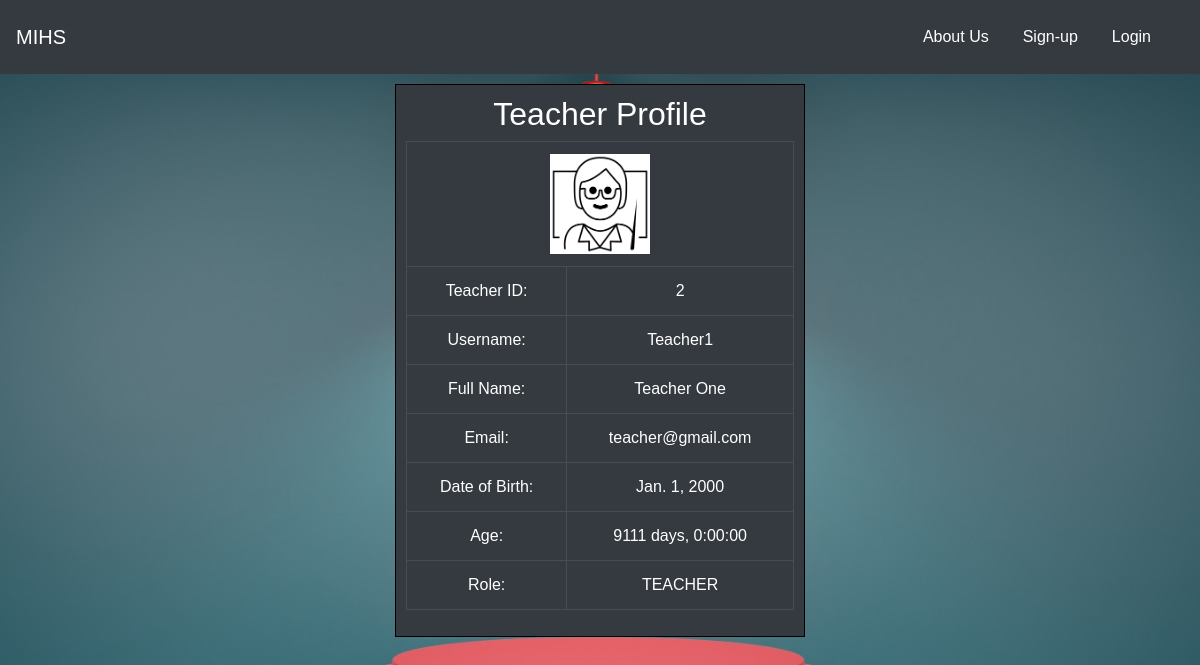
Page /users/teacherprofile/60/ on the committed database.
### users/models.py (models this page shows, shortened)
class TeacherProfile(models.Model):
    user = models.OneToOneField(User, on_delete=models.CASCADE)
    teacher_id = models.IntegerField(default=1)
    teacher_image = models.ImageField(default='teach_default.jpg', upload_to='teacher_pictures')

class User(AbstractUser):
    class Role(models.TextChoices):
        ADMIN = "ADMIN", "Admin"
        STUDENT = "STUDENT", "Student"
        TEACHER = "TEACHER", "Teacher"
    base_role = Role.ADMIN
    role = models.CharField(max_length=50, choices=Role.choices)
    dob = models.DateField(("Date of Birth"), default=date.today)
    admin_image = models.ImageField(default='admin_default.jpg', upload_to='admin_pictures')
    @property
    def age(self):
        today = date.today()
        age =(today - self.dob)
        return age

### users/views.py (the view)
# urls.py: path('teacherprofile/<int:pid>/', userviews.TeacherProfileView, name = 'teacherprofile'),
def TeacherProfileView(request, pid):
    teacheruser = Teacher.teacher.get(id=pid)
    teacherprof = TeacherProfile.objects.get(user=pid)
    context ={
        'teacheruser':teacheruser,
        'teacherprof':teacherprof
        }
    return render(request, 'users/teacherprofile.html', context)

### users/models.py (called while the page is built)
    def get_queryset(self, *args, **kwargs):
        results = super().get_queryset(*args, **kwargs)
        return results.filter(role=User.Role.TEACHER)

### users/templates/users/teacherprofile.html
{% extends "schoolapp/base.html" %}
{% block body %}
<div class="row">
    <div class="col-sm-4 mx-auto text-center bg-dark text-white" id="prof" style="border: 1px solid black; padding: 10px; margin: 10px;">
        <h2>Teacher Profile</h2>
        <table class="table table-hover table-bordered table-dark">
            <tr>
                <td colspan="2">
                    <img src="{{ teacherprof.teacher_image.url }}" class="mx-auto d-block" height="100px" width="100px" alt="Teacher Image">
                </td>
            </tr>
            <tr>
                <td>Teacher ID:</td>
                <td>{{ teacherprof.id }}</td>
            </tr>
            <tr>
                <td>Username:</td>
                <td>{{ teacheruser.username }}</td>
            </tr>
            <tr>
                <td>Full Name:</td>
                <td>{{ teacheruser.first_name }} {{ teacheruser.last_name }}</td>
            </tr>
            <tr>
                <td>Email:</td>
                <td>{{ teacheruser.email }}</td>
            </tr>
            <tr>
                <td>Date of Birth:</td>
                <td>{{ teacheruser.dob }}</td>
            </tr>
            <tr>
                <td>Age:</td>
                <td>{{ teacheruser.age }}</td>
            </tr>
            <tr>
                <td>Role:</td>
                <td>{{ teacheruser.role }}</td>
            </tr>
        </table>
    </div>
</div>
{% endblock %}

### rows in the picture
TeacherProfile: teacher_image (placeholder picture), id "2"
User: username "Teacher1", first_name "Teacher", last_name "One", email "teacher@gmail.com", dob "Jan. 1, 2000", age "9111 days, 0:00:00", role "TEACHER"
